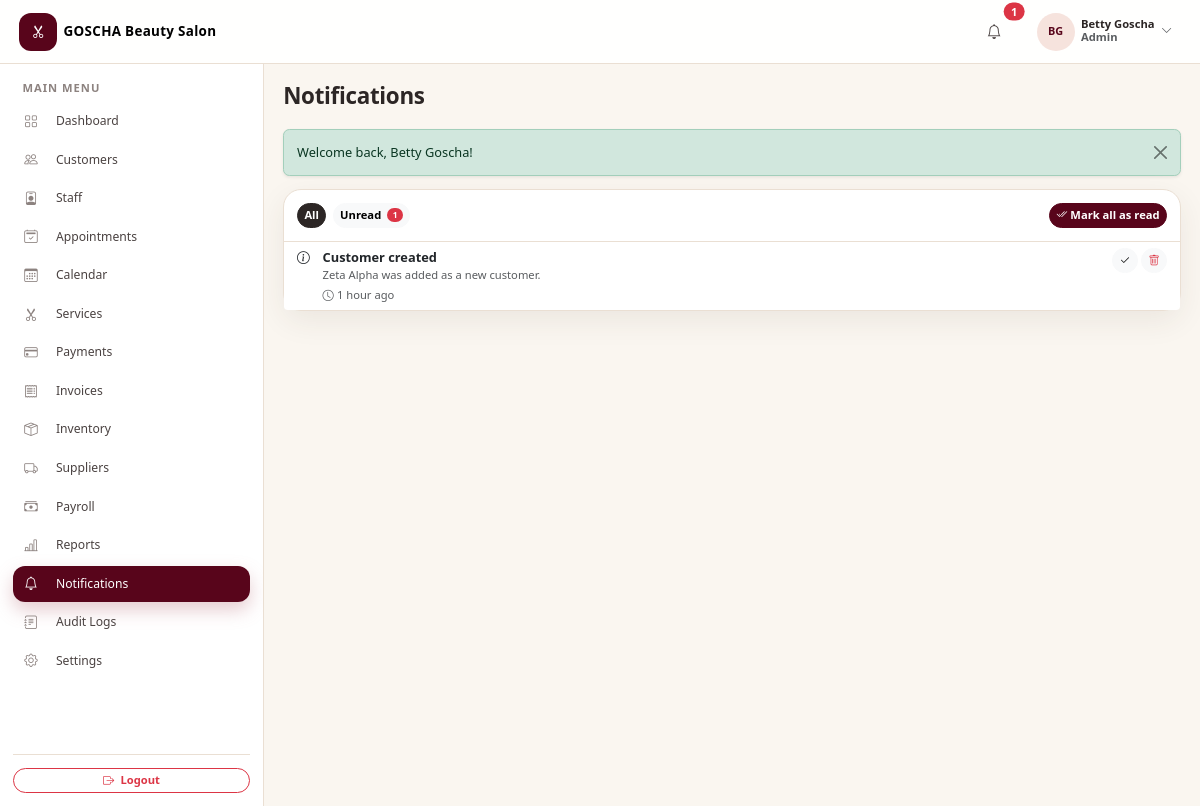
The page /admin/notifications.php (signed in) on the database its author committed.
### tables this page shows
CREATE TABLE `users` (
  `id` int(11) NOT NULL AUTO_INCREMENT,
  `salon_id` int(11) NOT NULL,
  `name` varchar(100) NOT NULL,
  `first_name` varchar(100) DEFAULT NULL,
  `last_name` varchar(100) DEFAULT NULL,
  `email` varchar(255) NOT NULL,
  `phone` varchar(20) DEFAULT NULL,
  `password` varchar(255) NOT NULL,
  `role` enum('admin','receptionist') NOT NULL DEFAULT 'admin',
  `status` enum('active','inactive') NOT NULL DEFAULT 'active',
  `created_at` datetime NOT NULL DEFAULT current_timestamp(),
  `updated_at` datetime NOT NULL DEFAULT current_timestamp() ON UPDATE current_timestamp(),
  PRIMARY KEY (`id`),
  UNIQUE KEY `uq_users_email` (`email`),
  KEY `idx_users_salon` (`salon_id`),
  CONSTRAINT `fk_users_salon` FOREIGN KEY (`salon_id`) REFERENCES `salons` (`id`)
);

CREATE TABLE `salons` (
  `id` int(11) NOT NULL AUTO_INCREMENT,
  `salon_name` varchar(150) NOT NULL,
  `owner_first_name` varchar(100) DEFAULT NULL,
  `owner_last_name` varchar(100) DEFAULT NULL,
  `email` varchar(255) DEFAULT NULL,
  `phone` varchar(20) DEFAULT NULL,
  `address` varchar(255) DEFAULT NULL,
  `timezone` varchar(64) NOT NULL DEFAULT 'Africa/Addis_Ababa',
  `currency` char(3) NOT NULL DEFAULT 'ETB',
  `status` enum('active','inactive') NOT NULL DEFAULT 'active',
  `setup_completed_at` datetime DEFAULT NULL,
  `created_at` datetime NOT NULL DEFAULT current_timestamp(),
  `updated_at` datetime NOT NULL DEFAULT current_timestamp() ON UPDATE current_timestamp(),
  PRIMARY KEY (`id`),
  UNIQUE KEY `uq_salons_name` (`salon_name`),
  KEY `idx_salons_status` (`status`)
);

CREATE TABLE `notifications` (
  `id` int(11) NOT NULL AUTO_INCREMENT,
  `salon_id` int(11) NOT NULL,
  `user_id` int(11) DEFAULT NULL,
  `title` varchar(150) NOT NULL,
  `message` text DEFAULT NULL,
  `type` varchar(30) NOT NULL DEFAULT 'info',
  `is_read` tinyint(1) NOT NULL DEFAULT 0,
  `created_at` datetime NOT NULL DEFAULT current_timestamp(),
  PRIMARY KEY (`id`),
  KEY `idx_notif_user` (`user_id`),
  KEY `idx_notif_read` (`is_read`),
  KEY `idx_notifications_salon` (`salon_id`),
  CONSTRAINT `fk_notif_user` FOREIGN KEY (`user_id`) REFERENCES `users` (`id`) ON DELETE CASCADE,
  CONSTRAINT `fk_notifications_salon` FOREIGN KEY (`salon_id`) REFERENCES `salons` (`id`)
);

### modules/notifications.php (the view, shortened to what the rows shown need)
<?php
$salonId = (int)current_salon_id();
$me = (int)($_SESSION['user_id'] ?? 0);
$filter = ($_GET['filter'] ?? '') === 'unread' ? 'unread' : 'all';
if ($filter === 'unread') {
    $notifications = db()->prepare('SELECT * FROM notifications WHERE user_id = :user AND salon_id = :sid AND is_read = 0 ORDER BY created_at DESC LIMIT 100');
    $notifications->execute(['user' => $me, 'sid' => $salonId]);
    $notifications = $notifications->fetchAll();
} else {
    $notifications = db()->prepare('SELECT * FROM notifications WHERE user_id = :user AND salon_id = :sid ORDER BY created_at DESC LIMIT 100');
    $notifications->execute(['user' => $me, 'sid' => $salonId]);
    $notifications = $notifications->fetchAll();
}
$typeIcon = ['success' => 'check-circle', 'danger' => 'exclamation-triangle', 'warning' => 'exclamation-circle', 'info' => 'info-circle'];
include __DIR__ . '/../includes/header.php';
?>
<div class="card">
    <ul class="list-group list-group-flush">
        <?php if (!$notifications): ?>
            <li class="list-group-item"><div class="empty-state">
                <div class="icon"><i class="bi bi-bell-slash"></i></div>
                <p class="text-muted mb-0">You're all caught up.</p>
            </div></li>
        <?php else: foreach ($notifications as $n): ?>
            <li class="list-group-item <?php echo !$n['is_read'] ? 'bg-rose-soft bg-opacity-25' : ''; ?>">
                <div class="d-flex justify-content-between align-items-start gap-3">
                    <div class="d-flex gap-3">
                        <div class="notif-icon"><i class="bi bi-<?php echo $typeIcon[$n['type']] ?? 'info-circle'; ?>"></i></div>
                        <div>
                            <div class="fw-semibold"><?php echo e($n['title']); ?>
                                <?php if (!$n['is_read']): ?><span class="badge bg-rose rounded-pill ms-1">new</span><?php endif; ?>
                            </div>
                            <div class="small text-muted"><?php echo e($n['message']); ?></div>
                            <div class="small text-muted mt-1"><i class="bi bi-clock me-1"></i><?php echo time_ago($n['created_at']); ?></div>
                        </div>
                    </div>
                    <div class="d-flex gap-1">
                        <?php if (!$n['is_read']): ?>
                            <form method="post" action="notifications.php" class="d-inline">
                                <button class="btn btn-sm btn-light rounded-pill" title="Mark as read"><i class="bi bi-check2"></i></button>
                            </form>
                        <?php endif; ?>
                        <button type="button" class="btn btn-sm btn-light rounded-pill text-danger"
                                data-confirm="Delete this notification?"
                                data-confirm-action="notifications.php?form_action=delete_notification&id=<?php echo $n['id']; ?>"
                                data-confirm-label="Delete"><i class="bi bi-trash"></i></button>
                    </div>
                </div>
            </li>
        <?php endforeach; endif; ?>
    </ul>
</div>
<?php include __DIR__ . '/../includes/footer.php'; ?>

### includes/navbar.php (shortened to what the rows shown need)
<?php
$user = current_user();
$isAdmin = is_admin();
$base = $isAdmin ? 'admin' : 'receptionist';
$dashUrl = base_url($base . '/dashboard.php');
?>
<nav class="navbar app-navbar navbar-expand-lg sticky-top">
    <div class="container-fluid px-3 px-lg-4">
        <?php $brandLogo = salon_logo_url(); ?>
        <a class="navbar-brand d-flex align-items-center gap-2 fw-semibold" href="<?php echo $dashUrl; ?>">
            <?php if ($brandLogo !== ''): ?>
                <img src="<?php echo e($brandLogo); ?>" alt="<?php echo e(salon_name()); ?> logo" class="brand-logo">
            <?php else: ?>
                <span class="brand-mark"><i class="bi bi-scissors"></i></span>
            <?php endif; ?>
            <span class="brand-name d-none d-sm-inline"><?php echo e(salon_name()); ?></span>
        </a>
        <div class="d-flex align-items-center gap-2 gap-lg-3 ms-auto">
            <div class="dropdown">
                <button class="btn btn-user d-flex align-items-center gap-2" type="button" data-bs-toggle="dropdown" aria-expanded="false">
                    <span class="avatar"><?php echo e(initials($user['name'])); ?></span>
                    <span class="d-none d-md-block text-start">
                        <span class="d-block user-name small lh-1"><?php echo e($user['name']); ?></span>
                        <span class="d-block user-role small text-muted"><?php echo e(ucfirst($user['role'])); ?></span>
                    </span>
                    <i class="bi bi-chevron-down small text-muted"></i>
                </button>
            </div>
        </div>
    </div>
</nav>

### rows shown on the page
users: salon.salon_name "GOSCHA Beauty Salon", name "BG", name "Betty Goscha", role "Admin"
notifications: title "Customer created", message "Zeta Alpha was added as a new customer.", created_at "1 hour ago"

### other values the page prints
$unreadCount "1"
$label "Dashboard"
$label "Customers"
$label "Staff"
$label "Appointments"
$label "Calendar"
$label "Services"
$label "Payments"
$label "Invoices"
$label "Inventory"
$label "Suppliers"
$label "Payroll"
$label "Reports"
$label "Notifications"
$label "Audit Logs"
